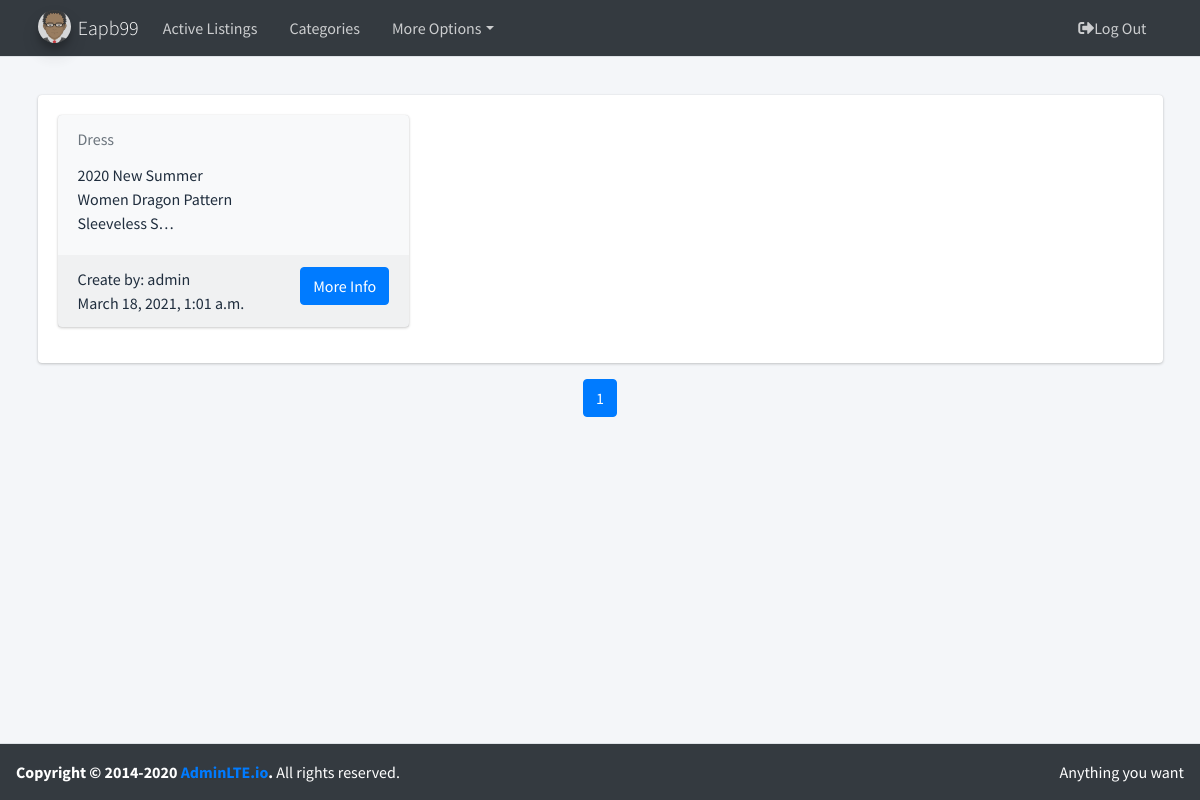
Screenshot of /category/1 (signed in) with the database file from the repository.
### auctions/models.py (models this page shows, shortened)
class User(AbstractUser):
    def __str__(self):
        return  f'{self.username}'

class Listing(models.Model):
    lis_name = models.CharField(max_length=50, verbose_name='name')
    lis_description = models.TextField(max_length=500, verbose_name='description')
    lis_image = models.CharField(max_length=500, verbose_name='image')
    lis_active = models.BooleanField(default=True, verbose_name='active')
    lis_date = models.DateTimeField(auto_now=True, verbose_name='date')
    lis_price = models.DecimalField(validators=[MinValueValidator(0)], max_digits=10, decimal_places=2, verbose_name='price')
    lis_user = models.ForeignKey(User, on_delete=models.CASCADE, related_name="listing_user", blank=True, verbose_name='User')
    category = models.ManyToManyField(Category, blank=True, related_name="listing_category")
    watchlist = models.ManyToManyField(User, related_name='watchlist', blank=True)
    class Meta:
        ordering = ['id']

### auctions/views.py (the view)
# urls.py: path('category/<int:pk>', views.CategoryListingContent.as_view(), name='content'),
class CategoryListingContent(ListView):
    paginate_by = 12
    model = Listing
    template_name = 'listings/listlisting.html'
    def dispatch(self, request, *args, **kwargs):
        if not request.user.is_authenticated:
            return HttpResponseRedirect(reverse('login'))
        return super().dispatch(request, *args, **kwargs)
    def get_queryset(self):
        qs = Listing.objects.filter(category=self.kwargs['pk']).filter(lis_active=True)
        return qs

### auctions/templates/listings/listlisting.html (shortened to what this page needs)
{% extends "base/body.html" %}
{% load static %}
{% block content %}
    {% if user.is_authenticated %}
        {% if object_list %}
            <div class="card card-success">
                <div class="card-body">
                    <div class="row">
                        {% for foo in object_list %}
                            <div class="col-12 col-sm-6 col-md-4 d-flex align-items-stretch" id ='lis-card'>
                                <div class="card bg-light">
                                    <div class="card-header text-muted border-bottom-0">
                                        {{ foo.lis_name }}
                                    </div>
                                    <div class="card-body pt-0">
                                        <div class="row">
                                            <div class="col-7">
                                                {{ foo.lis_description|truncatechars:50 }}
                                            </div>
                                            <div class="col-5 text-center">
                                            </div>
                                        </div>
                                    </div>
                                    <div class="card-footer">
                                        Create by: {{ foo.lis_user }}
                                        <a href="{% url 'view' foo.id %}" class="">
                                            <button class="btn btn-primary float-right">More Info</button>
                                        </a>
                                        <footer>{{ foo.lis_date }}</footer>
                                    </div>
                                </div>
                            </div>
                        {% endfor %}
                    </div>
                </div>
            </div>
            <nav aria-label="Page navigation example">
                <ul class="pagination justify-content-center">
                {% for num in paginator.page_range %}
                    {% if page_obj.number == num %}
                        <li  class="page-item active">
                            <span class="page-link"> {{ num }}</span>
                        </li>
                    {% elif num > page_obj.number|add:'-3' and num < page_obj.number|add:'3' %}
                        <a class="page-link"
                           href="?page={{ num }}"> {{ num }}</a>
                    {% endif %}
                {% endfor %}
                </ul>
            </nav>
        {% endif %}
    {% endif %}
{% endblock %}

### auctions/templates/base/navbar.html (shortened to what this page needs)
{% load static %}
<nav class="main-header navbar navbar-expand-md navbar-light navbar-dark">
    <div class="container">
        <a class="navbar-brand">
            {% if user.is_authenticated %}
                <img src="{% static 'lib/adminlte-3.0.4/img/avatar.png' %}" alt="AdminLTE Logo"
                     class="brand-image img-circle elevation-3" style="opacity: .8">
                <span class="brand-text font-weight-light">{{ user.username|title }}</span>
            {% endif %}
        </a>
        <div class="collapse navbar-collapse order-3" id="navbarCollapse">
            <ul class="navbar-nav">
                <li class="nav-item">
                    <a class="nav-link" href="{% url 'index' %}">Active Listings</a>
                </li>
                {% if user.is_authenticated %}
                    <li class="nav-item">
                        <a href="{% url 'category' %}" class="nav-link">Categories</a>
                    </li>
                    <li class="nav-item dropdown">
                    <a id="dropdownSubMenu1" href="#" data-toggle="dropdown" aria-haspopup="true"
                       aria-expanded="false" class="nav-link dropdown-toggle">More Options</a>
                </li>
                {% endif %}
            </ul>
        </div>
        <ul class="order-1 order-md-3 navbar-nav navbar-no-expand ml-auto">
            {% if user.is_authenticated %}
                <li class="nav-item">
                    <a class="nav-link" href="{% url 'logout' %}"> <i class="fas fa-sign-out-alt"></i>Log
                        Out</a>
                </li>
            {% endif %}
        </ul>
    </div>
</nav>

### rows the page displays
User: username "Eapb99"
Listing: lis_name "Dress", lis_description "2020 New Summer Women Dragon Pattern Sleeveless S…", lis_user "admin", lis_date "March 18, 2021, 1:01 a.m."

### other values shown
{{ num }} "1"
